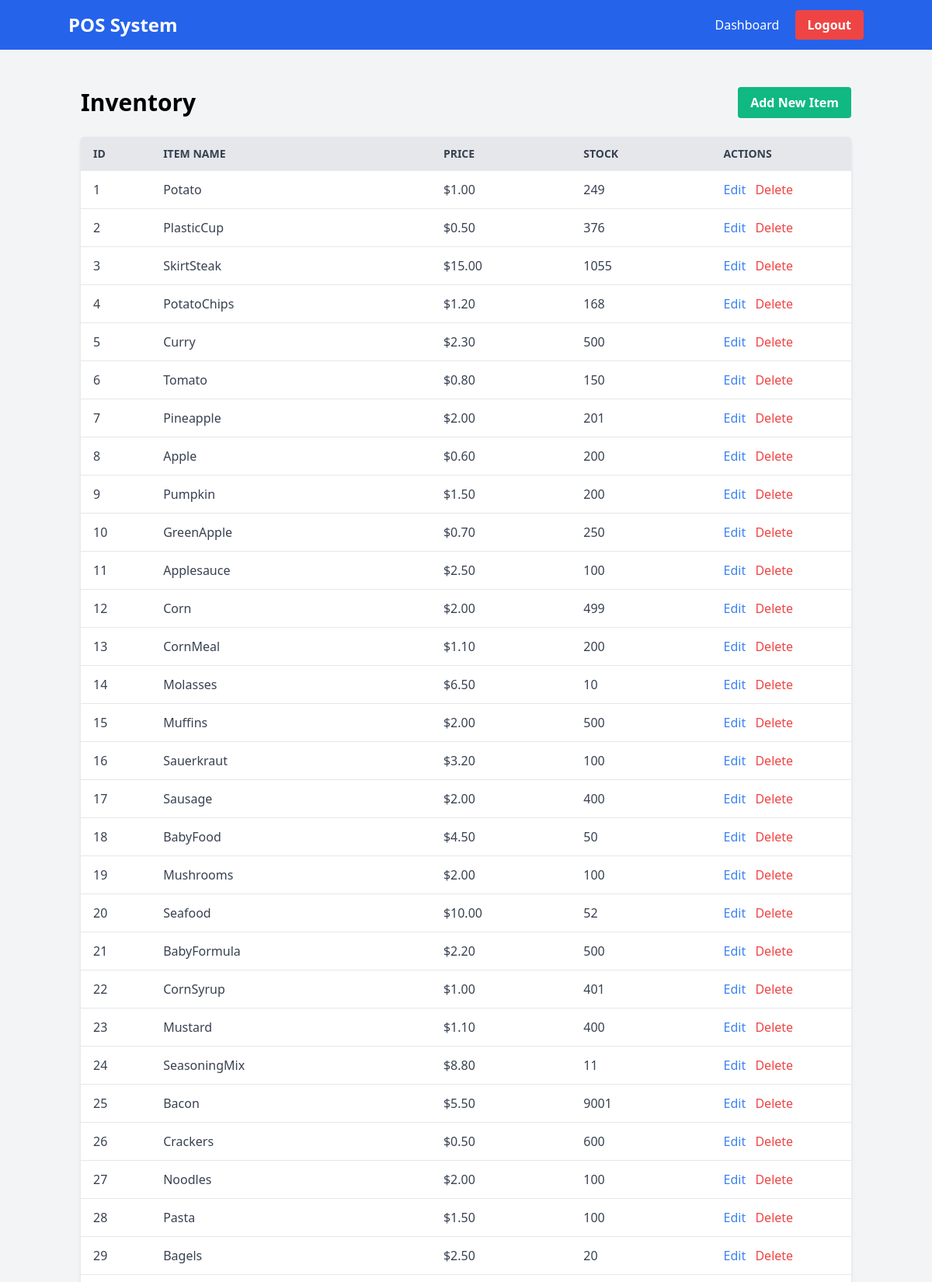
Page /inventory (signed in, upper part) on the committed database.
### models.py (models this page shows)
class Item(db.Model):
    id = db.Column(db.Integer, primary_key=True) # Auto-incrementing PK
    legacy_id = db.Column(db.Integer, nullable=False) # ID from text files
    name = db.Column(db.String(100), nullable=False)
    price = db.Column(db.Float, nullable=False)
    stock_quantity = db.Column(db.Integer, default=0)
    type = db.Column(db.String(20), default='sale') # 'sale' or 'rental'

### app.py (the view)
@app.route('/inventory')
@login_required
def inventory():
    items = Item.query.all()
    return render_template('inventory.html', items=items)

### app.py (called while the page is built)
@login_manager.user_loader
def load_user(user_id):
    return db.session.get(User, int(user_id))

### templates/inventory.html (shortened to what this page needs)
<!DOCTYPE html>
<html lang="en">
<head>
    <link href="https://cdn.jsdelivr.net/npm/tailwindcss@2.2.19/dist/tailwind.min.css" rel="stylesheet">
</head>
<body class="bg-gray-100">
    <nav class="bg-blue-600 p-4 text-white flex justify-between items-center">
        <div class="container mx-auto flex justify-between items-center">
            <h1 class="text-2xl font-bold"><a href="{{ url_for('index') }}">POS System</a></h1>
            <div>
                <a href="{{ url_for('index') }}" class="text-white hover:underline mr-4">Dashboard</a>
                <a href="{{ url_for('logout') }}" class="bg-red-500 hover:bg-red-700 text-white font-bold py-2 px-4 rounded">Logout</a>
            </div>
        </div>
    </nav>
    <div class="container mx-auto mt-8 p-4">
        <div class="flex justify-between items-center mb-6">
            <h2 class="text-3xl font-bold">Inventory</h2>
            <a href="{{ url_for('add_item') }}" class="bg-green-500 hover:bg-green-700 text-white font-bold py-2 px-4 rounded">Add New Item</a>
        </div>
        <div class="bg-white shadow-md rounded my-6 overflow-x-auto">
            <table class="min-w-full bg-white">
                <thead>
                    <tr>
                        <th class="w-1/12 py-3 px-4 uppercase font-semibold text-sm text-left bg-gray-200 text-gray-700">ID</th>
                        <th class="w-1/3 py-3 px-4 uppercase font-semibold text-sm text-left bg-gray-200 text-gray-700">Item Name</th>
                        <th class="w-1/6 py-3 px-4 uppercase font-semibold text-sm text-left bg-gray-200 text-gray-700">Price</th>
                        <th class="w-1/6 py-3 px-4 uppercase font-semibold text-sm text-left bg-gray-200 text-gray-700">Stock</th>
                        <th class="w-1/6 py-3 px-4 uppercase font-semibold text-sm text-left bg-gray-200 text-gray-700">Actions</th>
                    </tr>
                </thead>
                <tbody class="text-gray-700">
                    {% for item in items %}
                    <tr>
                        <td class="w-1/12 py-3 px-4 border-b border-gray-200">{{ item.id }}</td>
                        <td class="w-1/3 py-3 px-4 border-b border-gray-200">{{ item.name }}</td>
                        <td class="w-1/6 py-3 px-4 border-b border-gray-200">${{ "%.2f"|format(item.price) }}</td>
                        <td class="w-1/6 py-3 px-4 border-b border-gray-200">{{ item.stock_quantity }}</td>
                        <td class="w-1/6 py-3 px-4 border-b border-gray-200">
                            <a href="{{ url_for('edit_item', item_id=item.id) }}" class="text-blue-500 hover:text-blue-800 mr-2">Edit</a>
                            <a href="{{ url_for('delete_item', item_id=item.id) }}" class="text-red-500 hover:text-red-800" onclick="return confirm('Are you sure?')">Delete</a>
                        </td>
                    </tr>
                    {% endfor %}
                </tbody>
            </table>
        </div>
    </div>
</body>
</html>

### rows in the picture
Item: id "1", name "Potato", price "1.00", stock_quantity "249"
Item: id "2", name "PlasticCup", price "0.50", stock_quantity "376"
Item: id "3", name "SkirtSteak", price "15.00", stock_quantity "1055"
Item: id "4", name "PotatoChips", price "1.20", stock_quantity "168"
Item: id "5", name "Curry", price "2.30", stock_quantity "500"
Item: id "6", name "Tomato", price "0.80", stock_quantity "150"
Item: id "7", name "Pineapple", price "2.00", stock_quantity "201"
Item: id "8", name "Apple", price "0.60", stock_quantity "200"
Item: id "9", name "Pumpkin", price "1.50", stock_quantity "200"
Item: id "10", name "GreenApple", price "0.70", stock_quantity "250"
Item: id "11", name "Applesauce", price "2.50", stock_quantity "100"
Item: id "12", name "Corn", price "2.00", stock_quantity "499"
Item: id "13", name "CornMeal", price "1.10", stock_quantity "200"
Item: id "14", name "Molasses", price "6.50", stock_quantity "10"
Item: id "15", name "Muffins", price "2.00", stock_quantity "500"
Item: id "16", name "Sauerkraut", price "3.20", stock_quantity "100"
Item: id "17", name "Sausage", price "2.00", stock_quantity "400"
Item: id "18", name "BabyFood", price "4.50", stock_quantity "50"
Item: id "19", name "Mushrooms", price "2.00", stock_quantity "100"
Item: id "20", name "Seafood", price "10.00", stock_quantity "52"
Item: id "21", name "BabyFormula", price "2.20", stock_quantity "500"
Item: id "22", name "CornSyrup", price "1.00", stock_quantity "401"
Item: id "23", name "Mustard", price "1.10", stock_quantity "400"
Item: id "24", name "SeasoningMix", price "8.80", stock_quantity "11"
Item: id "25", name "Bacon", price "5.50", stock_quantity "9001"
Item: id "26", name "Crackers", price "0.50", stock_quantity "600"
Item: id "27", name "Noodles", price "2.00", stock_quantity "100"
Item: id "28", name "Pasta", price "1.50", stock_quantity "100"
Item: id "29", name "Bagels", price "2.50", stock_quantity "20"
